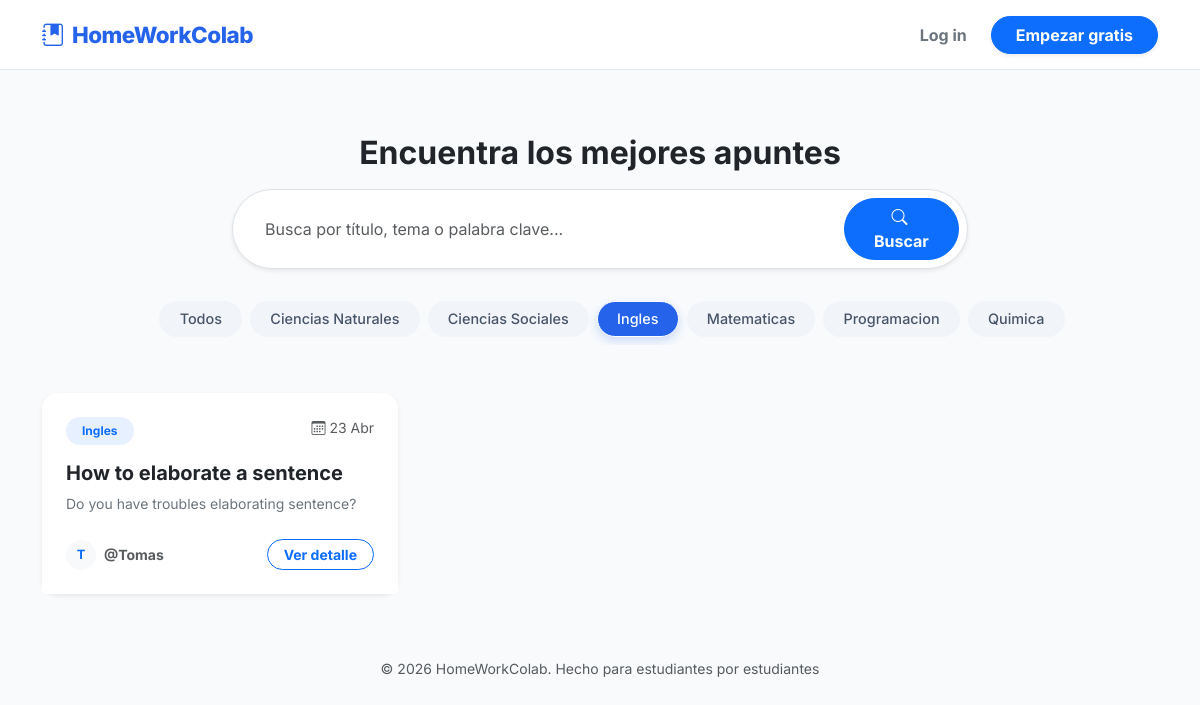
Screenshot of /?cat=3 with the database file from the repository.
### trabajos/models.py (models this page shows, shortened)
class Categoria(models.Model):
    nombre = models.CharField(max_length=100, verbose_name="Nombre de la Categoría")

class Trabajo(models.Model):
    titulo = models.CharField(max_length=200)
    descripcion = models.TextField()
    archivo_url = models.FileField(upload_to='trabajos_academicos/')
    fecha_subida = models.DateTimeField(auto_now_add=True)
    usuario = models.ForeignKey(settings.AUTH_USER_MODEL, on_delete=models.CASCADE, related_name='trabajos')
    categoria = models.ForeignKey(Categoria, on_delete=models.SET_NULL, null=True, related_name='trabajos')
    etiquetas = models.ManyToManyField(Etiqueta, related_name='trabajos', blank=True)
    likes = models.ManyToManyField(settings.AUTH_USER_MODEL, related_name='trabajos_likeados', blank=True)

### users/models.py (models this page shows, shortened)
class CustomUser(AbstractUser):
    fecha_registro= models.DateTimeField(auto_now_add=True)
    is_moderador = models.BooleanField('Es Moderador', default=False)

### core/views.py (the view)
# urls.py: path('', views.home, name='home'),
def home(request):
    query = request.GET.get('q')
    categoria_id = request.GET.get('cat')
    trabajos = Trabajo.objects.all().order_by('-fecha_subida')
    if query:
        trabajos = trabajos.filter(
            Q(titulo__icontains=query) |
            Q(descripcion__icontains=query) |
            Q(categoria__nombre__icontains=query)
        )
    if categoria_id:
        trabajos = trabajos.filter(categoria_id=categoria_id)
    context = {
        'trabajos': trabajos,
        'categorias': Categoria.objects.all().order_by('nombre'),
        'query': query
    }
    return render(request, 'core/home.html', context)

### templates/core/home.html (shortened to what this page needs)
{% extends 'base.html' %}
{% block content %}
<div class="row justify-content-center my-4 fade-in">
    <div class="col-lg-8 text-center">
        <h2 class="fw-bold text-dark mb-3">Encuentra los mejores apuntes</h2>
        <form action="{% url 'home' %}" method="GET" class="d-flex w-100 shadow-sm rounded-pill bg-white p-2 border">
            <input type="text" name="q" class="form-control border-0 bg-transparent px-4 shadow-none"
                   placeholder="Busca por título, tema o palabra clave..." value="{{ query|default:'' }}">
            <button class="btn btn-primary rounded-pill px-4 fw-bold" type="submit">
                <i class="bi bi-search me-1"></i> Buscar
            </button>
        </form>
    </div>
</div>
<div class="container mb-5 fade-in" style="animation-delay: 0.1s;">
    <div class="category-scroll-container py-2">
        <a href="{% url 'home' %}" class="btn rounded-pill btn-filter {% if not request.GET.cat %}active{% endif %}">
            Todos
        </a>
        {% for cat in categorias %}
            <a href="{% url 'home' %}?cat={{ cat.id }}{% if query %}&q={{ query }}{% endif %}"
               class="btn rounded-pill btn-filter {% if request.GET.cat == cat.id|stringformat:'i' %}active{% endif %}">
                {{ cat.nombre }}
            </a>
        {% endfor %}
    </div>
</div>
<div class="row g-4 fade-in" style="animation-delay: 0.2s;">
    {% for trabajo in trabajos %}
        <div class="col-md-6 col-lg-4">
            <div class="card h-100 shadow-sm border-0 rounded-4 transition-hover">
                <div class="card-body p-4">
                    <div class="d-flex justify-content-between align-items-start mb-3">
                        <span class="badge bg-primary bg-opacity-10 text-primary rounded-pill px-3 py-2">
                            {{ trabajo.categoria.nombre }}
                        </span>
                        <small class="text-muted"><i class="bi bi-calendar3"></i> {{ trabajo.fecha_subida|date:"d M" }}</small>
                    </div>
                    <h5 class="card-title fw-bold text-dark mb-2">{{ trabajo.titulo|truncatechars:50 }}</h5>
                    <p class="card-text text-secondary small" style="line-height: 1.6;">
                        {{ trabajo.descripcion|truncatechars:100 }}
                    </p>
                </div>
                <div class="card-footer bg-white border-0 p-4 pt-0 d-flex justify-content-between align-items-center">
                    <div class="d-flex align-items-center">
                        <div class="bg-light text-primary rounded-circle d-flex justify-content-center align-items-center fw-bold me-2" style="width: 30px; height: 30px; font-size: 0.8rem;">
                            {{ trabajo.usuario.username|first|upper }}
                        </div>
                        <small class="text-muted fw-bold">@{{ trabajo.usuario.username|truncatechars:10 }}</small>
                    </div>
                    <a href="{% url 'detalle_trabajo' trabajo.id %}" class="btn btn-sm btn-outline-primary rounded-pill px-3 fw-bold">
                        Ver detalle
                    </a>
                </div>
            </div>
        </div>
    {% endfor %}
</div>
{% endblock %}

### templates/base.html (style rules this page uses)
:root { --primary-color: #2563eb; --bg-body: #f8fafc; }
body { font-family: "Inter", sans-serif; background-color: var(--bg-body); color: #1e293b; min-height: 100vh; }
.fade-in { animation: fadeIn 0.4s ease-in; }

### templates/core/home.html (style rules this page uses)
.fade-in { animation: fadeIn 0.5s ease-out backwards; }
.transition-hover { transition: all 0.3s ease; top: 0; position: relative; }
.category-scroll-container { display: flex; justify-content: center; overflow-x: auto; white-space: nowrap; gap: 0.5rem; padding-bottom: 0.5rem; scrollbar-width: none; }
.btn-filter { background-color: #f1f5f9; color: #475569; border: 1px solid transparent; font-weight: 500; font-size: 0.9rem; padding: 0.4rem 1.2rem; transition: 0.2s; }
.btn-filter.active { background-color: #2563eb; color: white; box-shadow: 0 4px 10px rgba(37, 99, 235, 0.2); }

### rows the page displays
Categoria: nombre "Ciencias Naturales"
Categoria: nombre "Ciencias Sociales"
Categoria: nombre "Ingles"
Categoria: nombre "Matematicas"
Categoria: nombre "Programacion"
Categoria: nombre "Quimica"
Trabajo: categoria.nombre "Ingles", fecha_subida "23 Abr", titulo "How to elaborate a sentence", descripcion "Do you have troubles elaborating sentence?", usuario.username|first "T", usuario.username "Tomas"
